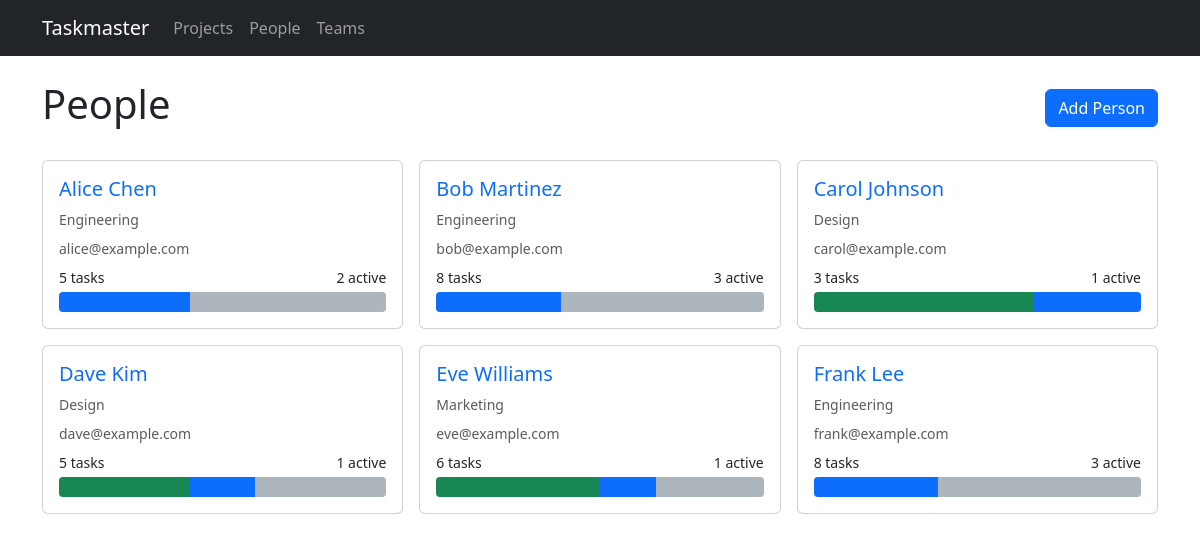
Screenshot of /people with the database file from the repository.
### models.py (models this page shows)
class Person(db.Model):
    id = db.Column(db.Integer, primary_key=True)
    name = db.Column(db.String(120), nullable=False)
    email = db.Column(db.String(120))
    team_id = db.Column(db.Integer, db.ForeignKey('team.id'))
    assignments = db.relationship('TaskAssignment', backref='person', lazy=True)

class Team(db.Model):
    id = db.Column(db.Integer, primary_key=True)
    name = db.Column(db.String(120), nullable=False)
    members = db.relationship('Person', backref='team', lazy=True)

### routes/people.py (the view)
@bp.route('/people')
def list_people():
    people = Person.query.order_by(Person.name).all()
    return render_template('people/list.html', people=people)

### templates/people/list.html (shortened to what this page needs)
{% extends "base.html" %}
{% block content %}
<div class="d-flex justify-content-between align-items-center mb-4">
    <h1>People</h1>
    <a href="{{ url_for('people.new_person') }}" class="btn btn-primary">Add Person</a>
</div>
{% if people %}
<div class="row g-3">
    {% for person in people %}
    <div class="col-md-6 col-lg-4">
        <div class="card card-hover h-100">
            <div class="card-body">
                <h5 class="card-title">
                    <a href="{{ url_for('people.detail', id=person.id) }}" class="text-decoration-none">
                        {{ person.name }}
                    </a>
                </h5>
                {% if person.team %}
                <p class="text-muted small mb-2">{{ person.team.name }}</p>
                {% endif %}
                {% if person.email %}
                <p class="text-muted small mb-2">{{ person.email }}</p>
                {% endif %}
                {% set ptasks = person.assignments|map(attribute='task')|list %}
                {% set total = ptasks|length %}
                {% set todo = ptasks|selectattr('status', 'equalto', 'todo')|list|length %}
                {% set in_prog = ptasks|selectattr('status', 'equalto', 'in_progress')|list|length %}
                {% set done = ptasks|selectattr('status', 'equalto', 'done')|list|length %}
                <div class="d-flex justify-content-between small mb-1">
                    <span>{{ total }} tasks</span>
                    <span>{{ in_prog }} active</span>
                </div>
                {% if total > 0 %}
                <div class="workload-bar">
                    <div class="segment segment-done" style="width: {{ (done / total * 100)|round }}%"
                         title="{{ done }} done"></div>
                    <div class="segment segment-in_progress" style="width: {{ (in_prog / total * 100)|round }}%"
                         title="{{ in_prog }} in progress"></div>
                    <div class="segment segment-todo" style="width: {{ (todo / total * 100)|round }}%"
                         title="{{ todo }} todo"></div>
                </div>
                {% endif %}
            </div>
        </div>
    </div>
    {% endfor %}
</div>
{% else %}
<div class="text-center py-5">
    <p class="text-muted">No people yet.</p>
    <a href="{{ url_for('people.new_person') }}" class="btn btn-primary">Add the first person</a>
</div>
{% endif %}
{% endblock %}

### static/style.css (style rules this page uses)
.workload-bar { height: 20px; border-radius: 4px; overflow: hidden; display: flex; background: #e9ecef; }
.workload-bar .segment { height: 100%; transition: width 0.3s; }
.workload-bar .segment-todo { background-color: #adb5bd; }
.workload-bar .segment-in_progress { background-color: #0d6efd; }
.workload-bar .segment-done { background-color: #198754; }

### rows the page displays
Person: name "Alice Chen", team.name "Engineering", email "alice@example.com", total "5", in_prog "2", {{ (in_prog / total * 100)|round }} 40.0 (drawn), {{ (todo / total * 100)|round }} 60.0 (drawn)
Person: name "Bob Martinez", team.name "Engineering", email "bob@example.com", total "8", in_prog "3", {{ (in_prog / total * 100)|round }} 38.0 (drawn), {{ (todo / total * 100)|round }} 62.0 (drawn)
Person: name "Carol Johnson", team.name "Design", email "carol@example.com", id "3", in_prog "1", {{ (done / total * 100)|round }} 67.0 (drawn), {{ (in_prog / total * 100)|round }} 33.0 (drawn)
Person: name "Dave Kim", team.name "Design", email "dave@example.com", total "5", in_prog "1", {{ (done / total * 100)|round }} 40.0 (drawn), {{ (in_prog / total * 100)|round }} 20.0 (drawn), {{ (todo / total * 100)|round }} 40.0 (drawn)
Person: name "Eve Williams", team.name "Marketing", email "eve@example.com", total "6", in_prog "1", {{ (done / total * 100)|round }} 50.0 (drawn), {{ (in_prog / total * 100)|round }} 17.0 (drawn), {{ (todo / total * 100)|round }} 33.0 (drawn)
Person: name "Frank Lee", team.name "Engineering", email "frank@example.com", total "8", in_prog "3", {{ (in_prog / total * 100)|round }} 38.0 (drawn), {{ (todo / total * 100)|round }} 62.0 (drawn)
